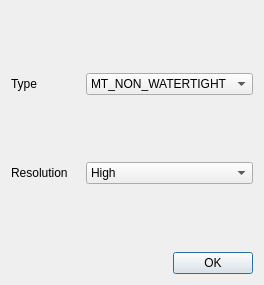
<?xml version="1.0" encoding="UTF-8"?>
<ui version="4.0">
 <class>mesh</class>
 <widget class="QDialog" name="mesh">
  <property name="geometry">
   <rect>
    <x>0</x>
    <y>0</y>
    <width>264</width>
    <height>285</height>
   </rect>
  </property>
  <property name="windowTitle">
   <string>Dialog</string>
  </property>
  <layout class="QGridLayout" name="gridLayout">
   <item row="0" column="0">
    <spacer name="verticalSpacer">
     <property name="orientation">
      <enum>Qt::Vertical</enum>
     </property>
     <property name="sizeHint" stdset="0">
      <size>
       <width>20</width>
       <height>55</height>
      </size>
     </property>
    </spacer>
   </item>
   <item row="1" column="0">
    <widget class="QLabel" name="label">
     <property name="text">
      <string>Type</string>
     </property>
    </widget>
   </item>
   <item row="1" column="1" colspan="2">
    <widget class="QComboBox" name="comboBox_type">
     <item>
      <property name="text">
       <string>MT_NON_WATERTIGHT</string>
      </property>
     </item>
     <item>
      <property name="text">
       <string>MT_WATERTIGHT</string>
      </property>
     </item>
    </widget>
   </item>
   <item row="2" column="0">
    <spacer name="verticalSpacer_2">
     <property name="orientation">
      <enum>Qt::Vertical</enum>
     </property>
     <property name="sizeHint" stdset="0">
      <size>
       <width>20</width>
       <height>55</height>
      </size>
     </property>
    </spacer>
   </item>
   <item row="4" column="0">
    <spacer name="verticalSpacer_3">
     <property name="orientation">
      <enum>Qt::Vertical</enum>
     </property>
     <property name="sizeHint" stdset="0">
      <size>
       <width>20</width>
       <height>55</height>
      </size>
     </property>
    </spacer>
   </item>
   <item row="5" column="2">
    <widget class="QPushButton" name="pushButton_mesh">
     <property name="text">
      <string>OK</string>
     </property>
    </widget>
   </item>
   <item row="3" column="0">
    <widget class="QLabel" name="label_2">
     <property name="text">
      <string>Resolution</string>
     </property>
    </widget>
   </item>
   <item row="3" column="1" colspan="2">
    <widget class="QComboBox" name="comboBox_2">
     <item>
      <property name="text">
       <string>High</string>
      </property>
     </item>
     <item>
      <property name="text">
       <string>Mid</string>
      </property>
     </item>
     <item>
      <property name="text">
       <string>Low</string>
      </property>
     </item>
    </widget>
   </item>
  </layout>
 </widget>
 <resources/>
 <connections/>
</ui>
